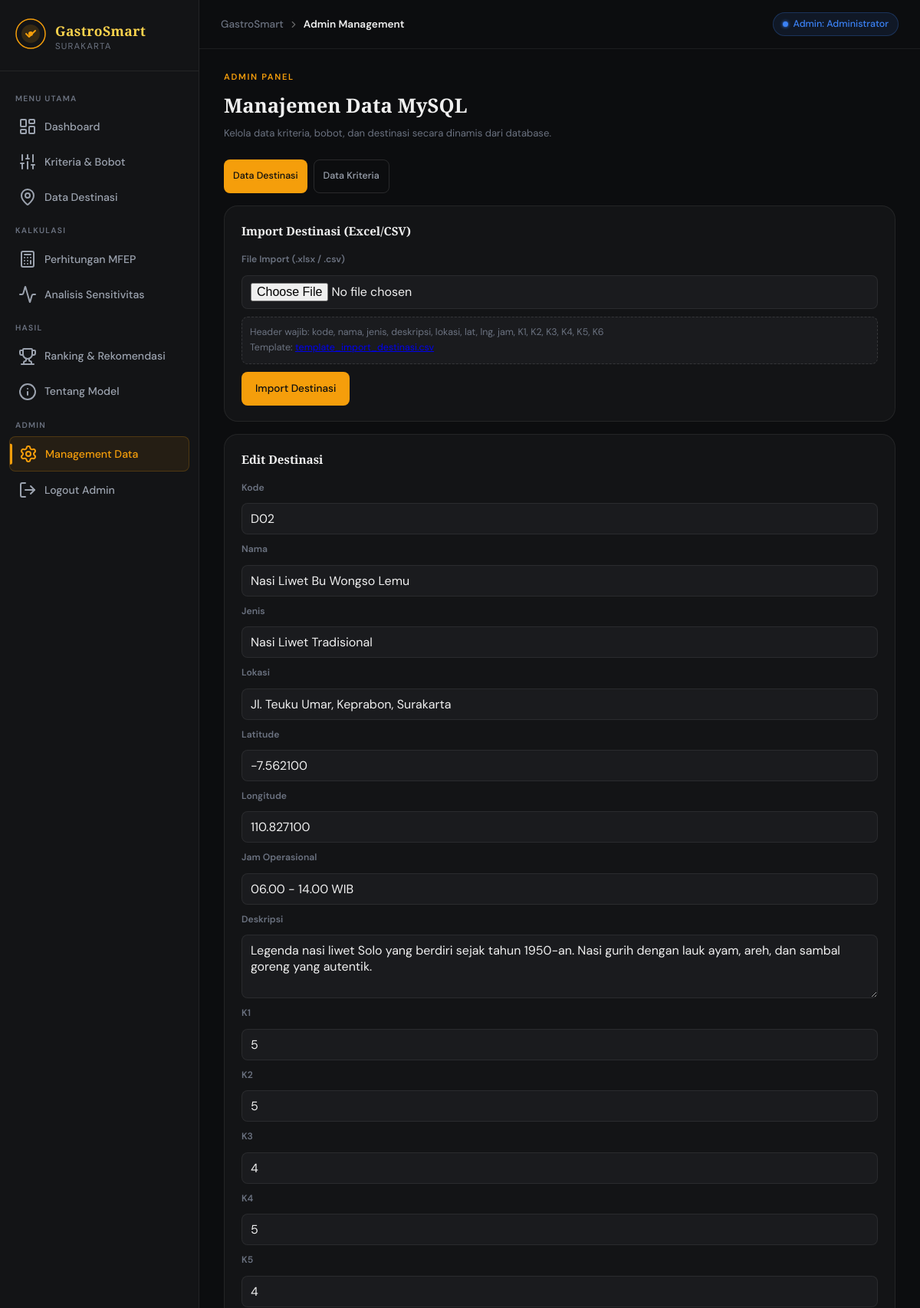
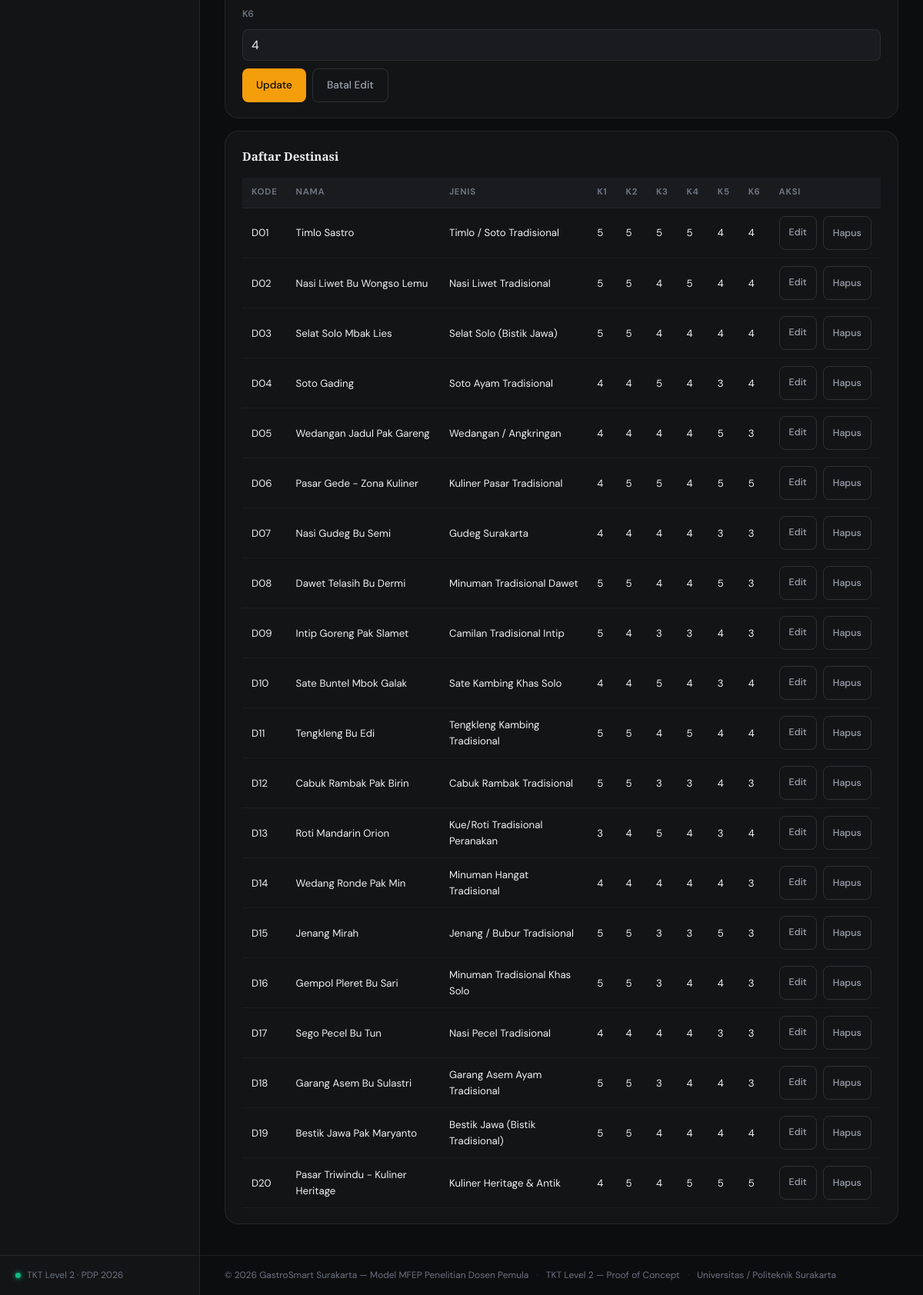
Screenshot of /admin.php?section=destinasi&edit_dest=2 (signed in) with the database file from the repository (2 pictures, top to bottom).
### tables this page shows
CREATE TABLE IF NOT EXISTS destinasi (
    id INT AUTO_INCREMENT PRIMARY KEY,
    kode VARCHAR(10) NOT NULL UNIQUE,
    nama VARCHAR(150) NOT NULL,
    jenis VARCHAR(150) NOT NULL,
    deskripsi TEXT NOT NULL,
    lokasi VARCHAR(255) NOT NULL,
    lat DECIMAL(10,6) NOT NULL,
    lng DECIMAL(10,6) NOT NULL,
    jam VARCHAR(100) NOT NULL,
    K1 TINYINT NOT NULL,
    K2 TINYINT NOT NULL,
    K3 TINYINT NOT NULL,
    K4 TINYINT NOT NULL,
    K5 TINYINT NOT NULL,
    K6 TINYINT NOT NULL,
    created_at TIMESTAMP DEFAULT CURRENT_TIMESTAMP,
    updated_at TIMESTAMP DEFAULT CURRENT_TIMESTAMP ON UPDATE CURRENT_TIMESTAMP
);

### admin.php (the view, shortened to what this page needs)
<?php
$db = getDbConnection();
$section = $_GET['section'] ?? 'destinasi';
$kriteriaRows = [];
$destRows = [];
$editKriteria = null;
$editDest = null;
if ($db && dbTableExists($db, 'kriteria')) {
    $kResult = $db->query('SELECT * FROM kriteria ORDER BY kode ASC');
    if ($kResult) {
        while ($row = $kResult->fetch_assoc()) {
            $kriteriaRows[] = $row;
        }
    }
}
if ($db && dbTableExists($db, 'destinasi')) {
    $dResult = $db->query('SELECT * FROM destinasi ORDER BY kode ASC');
    if ($dResult) {
        while ($row = $dResult->fetch_assoc()) {
            $destRows[] = $row;
        }
    }
}
$editDestId = isset($_GET['edit_dest']) ? (int)$_GET['edit_dest'] : 0;
if ($editDestId > 0) {
    foreach ($destRows as $row) {
        if ((int)$row['id'] === $editDestId) {
            $editDest = $row;
            break;
        }
    }
}
?>
<?php include 'includes/header.php'; ?>
<div style="margin-bottom:24px;" class="animate-in">
    <div class="hero-eyebrow">Admin Panel</div>
    <h1 class="section-title" style="font-family:var(--font-display);font-size:1.6rem;">Manajemen Data MySQL</h1>
    <p class="section-subtitle">Kelola data kriteria, bobot, dan destinasi secara dinamis dari database.</p>
</div>
<?php if (!$db): ?>
    <div class="card">
        <div class="alert-error">Koneksi MySQL gagal. Periksa DB_HOST, DB_PORT, DB_NAME, DB_USER, dan DB_PASS pada konfigurasi.</div>
    </div>
<?php else: ?>
    <div class="admin-tabs">
        <a href="admin.php?section=destinasi" class="btn btn-sm <?= $section === 'destinasi' ? 'btn-primary' : 'btn-outline' ?>">Data Destinasi</a>
        <a href="admin.php?section=kriteria" class="btn btn-sm <?= $section === 'kriteria' ? 'btn-primary' : 'btn-outline' ?>">Data Kriteria</a>
    </div>
    <?php if ($section === 'kriteria'): ?>
        <div class="card" style="margin-top:16px;margin-bottom:16px;">
            <div class="card-header">
                <span class="card-title">Import Kriteria (Excel/CSV)</span>
            </div>
            <form method="post" enctype="multipart/form-data" class="admin-form-grid">
                <input type="hidden" name="action" value="kriteria_import">
                <label>File Import (.xlsx / .csv)</label>
                <input type="file" name="import_file" accept=".xlsx,.csv" required>
                <div class="import-hint">
                    Header wajib: kode, nama, icon, warna, bobot, definisi, ukur<br>
                    Template: <a href="manual/template_import_kriteria.csv" target="_blank">template_import_kriteria.csv</a>
                </div>
                <div>
                    <button type="submit" class="btn btn-primary">Import Kriteria</button>
                </div>
            </form>
        </div>
        <div class="card" style="margin-top:16px;margin-bottom:16px;">
            <div class="card-header">
                <span class="card-title"><?= $editKriteria ? 'Edit Kriteria' : 'Tambah Kriteria' ?></span>
            </div>
            <form method="post" class="admin-form-grid">
                <input type="hidden" name="action" value="<?= $editKriteria ? 'kriteria_update' : 'kriteria_create' ?>">
                <?php if ($editKriteria): ?>
                    <input type="hidden" name="id" value="<?= (int)$editKriteria['id'] ?>">
                <?php endif; ?>
                <label>Kode</label>
                <input name="kode" required value="<?= htmlspecialchars($editKriteria['kode'] ?? '') ?>" placeholder="K1">
                <label>Nama</label>
                <input name="nama" required value="<?= htmlspecialchars($editKriteria['nama'] ?? '') ?>" placeholder="Keaslian Kuliner">
                <label>Icon Lucide</label>
                <input name="icon" required value="<?= htmlspecialchars($editKriteria['icon'] ?? 'circle') ?>" placeholder="utensils">
                <label>Warna</label>
                <input name="warna" required value="<?= htmlspecialchars($editKriteria['warna'] ?? '#F59E0B') ?>" placeholder="#F59E0B">
                <label>Bobot</label>
                <input type="number" step="0.01" min="0" max="1" name="bobot" required value="<?= htmlspecialchars($editKriteria['bobot'] ?? '0.10') ?>">
                <label>Definisi</label>
                <textarea name="definisi" rows="3" required><?= htmlspecialchars($editKriteria['definisi'] ?? '') ?></textarea>
                <label>Cara Ukur</label>
                <textarea name="ukur" rows="3" required><?= htmlspecialchars($editKriteria['ukur'] ?? '') ?></textarea>
                <div style="display:flex;gap:8px;flex-wrap:wrap;">
                    <button type="submit" class="btn btn-primary"><?= $editKriteria ? 'Update' : 'Simpan' ?></button>
                    <?php if ($editKriteria): ?>
                        <a href="admin.php?section=kriteria" class="btn btn-outline">Batal Edit</a>
                    <?php endif; ?>
                </div>
            </form>
        </div>
        <div class="card">
            <div class="card-header">
                <span class="card-title">Daftar Kriteria</span>
            </div>
            <div style="overflow-x:auto;">
                <table class="table">
                    <thead>
                        <tr>
                            <th>Kode</th>
                            <th>Nama</th>
                            <th>Bobot</th>
                            <th>Aksi</th>
                        </tr>
                    </thead>
                    <tbody>
                        <?php foreach ($kriteriaRows as $row): ?>
                            <tr>
                                <td><?= htmlspecialchars($row['kode']) ?></td>
                                <td><?= htmlspecialchars($row['nama']) ?></td>
                                <td><?= number_format((float)$row['bobot'], 2) ?></td>
                                <td style="display:flex;gap:8px;">
                                    <a class="btn btn-outline btn-sm" href="admin.php?section=kriteria&edit_kriteria=<?= (int)$row['id'] ?>">Edit</a>
                                    <form method="post" onsubmit="return confirm('Hapus data ini?')">
                                        <input type="hidden" name="action" value="kriteria_delete">
                                        <input type="hidden" name="id" value="<?= (int)$row['id'] ?>">
                                        <button type="submit" class="btn btn-outline btn-sm">Hapus</button>
                                    </form>
                                </td>
                            </tr>
                        <?php endforeach; ?>
                    </tbody>
                </table>
            </div>
        </div>
    <?php else: ?>
        <div class="card" style="margin-top:16px;margin-bottom:16px;">
            <div class="card-header">
                <span class="card-title">Import Destinasi (Excel/CSV)</span>
            </div>
            <form method="post" enctype="multipart/form-data" class="admin-form-grid">
                <label>File Import (.xlsx / .csv)</label>
                <input type="file" name="import_file" accept=".xlsx,.csv" required>
                <div class="import-hint">
                    Header wajib: kode, nama, jenis, deskripsi, lokasi, lat, lng, jam, K1, K2, K3, K4, K5, K6<br>
                    Template: <a href="manual/template_import_destinasi.csv" target="_blank">template_import_destinasi.csv</a>
                </div>
                <div>
                    <button type="submit" class="btn btn-primary">Import Destinasi</button>
                </div>
            </form>
        </div>
        <div class="card" style="margin-top:16px;margin-bottom:16px;">
            <div class="card-header">
                <span class="card-title"><?= $editDest ? 'Edit Destinasi' : 'Tambah Destinasi' ?></span>
            </div>
            <form method="post" class="admin-form-grid">
                <label>Kode</label>
                <input name="kode" required value="<?= htmlspecialchars($editDest['kode'] ?? '') ?>" placeholder="D21">
                <label>Nama</label>
                <input name="nama" required value="<?= htmlspecialchars($editDest['nama'] ?? '') ?>" placeholder="Nama destinasi">
                <label>Jenis</label>
                <input name="jenis" required value="<?= htmlspecialchars($editDest['jenis'] ?? '') ?>" placeholder="Jenis kuliner">
                <label>Lokasi</label>
                <input name="lokasi" required value="<?= htmlspecialchars($editDest['lokasi'] ?? '') ?>" placeholder="Alamat">
                <label>Latitude</label>
                <input type="number" step="0.000001" name="lat" required value="<?= htmlspecialchars($editDest['lat'] ?? '-7.560000') ?>">
                <label>Longitude</label>
                <input type="number" step="0.000001" name="lng" required value="<?= htmlspecialchars($editDest['lng'] ?? '110.820000') ?>">
                <label>Jam Operasional</label>
                <input name="jam" required value="<?= htmlspecialchars($editDest['jam'] ?? '') ?>" placeholder="08.00 - 17.00 WIB">
                <label>Deskripsi</label>
                <textarea name="deskripsi" rows="3" required><?= htmlspecialchars($editDest['deskripsi'] ?? '') ?></textarea>
                <label>K1</label>
                <input type="number" min="1" max="5" name="K1" required value="<?= htmlspecialchars($editDest['K1'] ?? '4') ?>">
                <label>K2</label>
                <input type="number" min="1" max="5" name="K2" required value="<?= htmlspecialchars($editDest['K2'] ?? '4') ?>">
                <label>K3</label>
                <input type="number" min="1" max="5" name="K3" required value="<?= htmlspecialchars($editDest['K3'] ?? '4') ?>">
                <label>K4</label>
                <input type="number" min="1" max="5" name="K4" required value="<?= htmlspecialchars($editDest['K4'] ?? '4') ?>">
                <label>K5</label>
                <input type="number" min="1" max="5" name="K5" required value="<?= htmlspecialchars($editDest['K5'] ?? '4') ?>">
                <label>K6</label>
                <input type="number" min="1" max="5" name="K6" required value="<?= htmlspecialchars($editDest['K6'] ?? '4') ?>">
                <div style="display:flex;gap:8px;flex-wrap:wrap;">
                    <button type="submit" class="btn btn-primary"><?= $editDest ? 'Update' : 'Simpan' ?></button>
                    <?php if ($editDest): ?>
                        <a href="admin.php?section=destinasi" class="btn btn-outline">Batal Edit</a>
                    <?php endif; ?>
                </div>
            </form>
        </div>
        <div class="card">
            <div class="card-header">
                <span class="card-title">Daftar Destinasi</span>
            </div>
            <div style="overflow-x:auto;">
                <table class="table">
                    <thead>
                        <tr>
                            <th>Kode</th>
                            <th>Nama</th>
                            <th>Jenis</th>
                            <th>K1</th>
                            <th>K2</th>
                            <th>K3</th>
                            <th>K4</th>
                            <th>K5</th>
                            <th>K6</th>
                            <th>Aksi</th>
                        </tr>
                    </thead>
                    <tbody>
                        <?php foreach ($destRows as $row): ?>
                            <tr>
                                <td><?= htmlspecialchars($row['kode']) ?></td>
                                <td><?= htmlspecialchars($row['nama']) ?></td>
                                <td><?= htmlspecialchars($row['jenis']) ?></td>
                                <td><?= (int)$row['K1'] ?></td>
                                <td><?= (int)$row['K2'] ?></td>
                                <td><?= (int)$row['K3'] ?></td>
                                <td><?= (int)$row['K4'] ?></td>
                                <td><?= (int)$row['K5'] ?></td>
                                <td><?= (int)$row['K6'] ?></td>
                                <td style="display:flex;gap:8px;">
                                    <a class="btn btn-outline btn-sm" href="admin.php?section=destinasi&edit_dest=<?= (int)$row['id'] ?>">Edit</a>
                                    <form method="post" onsubmit="return confirm('Hapus data ini?')">
                                        <button type="submit" class="btn btn-outline btn-sm">Hapus</button>
                                    </form>
                                </td>
                            </tr>
                        <?php endforeach; ?>
                    </tbody>
                </table>
            </div>
        </div>
    <?php endif; ?>
<?php endif; ?>
<?php include 'includes/footer.php'; ?>

### rows the page displays
destinasi: kode "D02", nama "Nasi Liwet Bu Wongso Lemu", jenis "Nasi Liwet Tradisional", lokasi "Jl. Teuku Umar, Keprabon, Surakarta", lat "-7.562100", lng "110.827100", jam "06.00 - 14.00 WIB", deskripsi "Legenda nasi liwet Solo yang berdiri sejak tahun 1950-an. Nasi gurih dengan lauk ayam, areh, dan sambal goreng yang autentik.", K1 "5", K2 "5", K3 "4", K4 "5", K5 "4", K6 "4"
destinasi: kode "D01", nama "Timlo Sastro", jenis "Timlo / Soto Tradisional", K1 "5", K2 "5", K3 "5", K4 "5", K5 "4", K6 "4"
destinasi: kode "D03", nama "Selat Solo Mbak Lies", jenis "Selat Solo (Bistik Jawa)", K1 "5", K2 "5", K3 "4", K4 "4", K5 "4", K6 "4"
destinasi: kode "D04", nama "Soto Gading", jenis "Soto Ayam Tradisional", K1 "4", K2 "4", K3 "5", K4 "4", K5 "3", K6 "4"
destinasi: kode "D05", nama "Wedangan Jadul Pak Gareng", jenis "Wedangan / Angkringan", K1 "4", K2 "4", K3 "4", K4 "4", K5 "5", K6 "3"
destinasi: kode "D06", nama "Pasar Gede - Zona Kuliner", jenis "Kuliner Pasar Tradisional", K1 "4", K2 "5", K3 "5", K4 "4", K5 "5", K6 "5"
destinasi: kode "D07", nama "Nasi Gudeg Bu Semi", jenis "Gudeg Surakarta", K1 "4", K2 "4", K3 "4", K4 "4", K5 "3", K6 "3"
destinasi: kode "D08", nama "Dawet Telasih Bu Dermi", jenis "Minuman Tradisional Dawet", K1 "5", K2 "5", K3 "4", K4 "4", K5 "5", K6 "3"
destinasi: kode "D09", nama "Intip Goreng Pak Slamet", jenis "Camilan Tradisional Intip", K1 "5", K2 "4", K3 "3", K4 "3", K5 "4", K6 "3"
destinasi: kode "D10", nama "Sate Buntel Mbok Galak", jenis "Sate Kambing Khas Solo", K1 "4", K2 "4", K3 "5", K4 "4", K5 "3", K6 "4"
destinasi: kode "D11", nama "Tengkleng Bu Edi", jenis "Tengkleng Kambing Tradisional", K1 "5", K2 "5", K3 "4", K4 "5", K5 "4", K6 "4"
destinasi: kode "D12", nama "Cabuk Rambak Pak Birin", jenis "Cabuk Rambak Tradisional", K1 "5", K2 "5", K3 "3", K4 "3", K5 "4", K6 "3"
destinasi: kode "D13", nama "Roti Mandarin Orion", jenis "Kue/Roti Tradisional Peranakan", K1 "3", K2 "4", K3 "5", K4 "4", K5 "3", K6 "4"
destinasi: kode "D14", nama "Wedang Ronde Pak Min", jenis "Minuman Hangat Tradisional", K1 "4", K2 "4", K3 "4", K4 "4", K5 "4", K6 "3"
destinasi: kode "D15", nama "Jenang Mirah", jenis "Jenang / Bubur Tradisional", K1 "5", K2 "5", K3 "3", K4 "3", K5 "5", K6 "3"
destinasi: kode "D16", nama "Gempol Pleret Bu Sari", jenis "Minuman Tradisional Khas Solo", K1 "5", K2 "5", K3 "3", K4 "4", K5 "4", K6 "3"
destinasi: kode "D17", nama "Sego Pecel Bu Tun", jenis "Nasi Pecel Tradisional", K1 "4", K2 "4", K3 "4", K4 "4", K5 "3", K6 "3"
destinasi: kode "D18", nama "Garang Asem Bu Sulastri", jenis "Garang Asem Ayam Tradisional", K1 "5", K2 "5", K3 "3", K4 "4", K5 "4", K6 "3"
destinasi: kode "D19", nama "Bestik Jawa Pak Maryanto", jenis "Bestik Jawa (Bistik Tradisional)", K1 "5", K2 "5", K3 "4", K4 "4", K5 "4", K6 "4"
destinasi: kode "D20", nama "Pasar Triwindu - Kuliner Heritage", jenis "Kuliner Heritage & Antik", K1 "4", K2 "5", K3 "4", K4 "5", K5 "5", K6 "5"

### other values shown
$pageTitle "Admin Management"
$_SESSION['admin_user']['display_name'] "Administrator"
